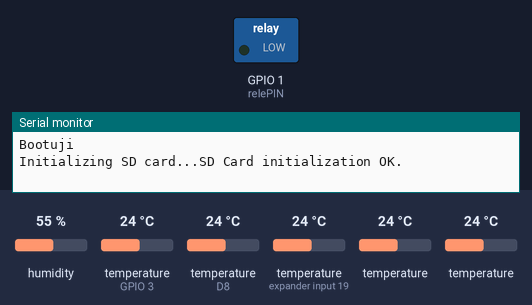
Bench run of a sketch on a simulated ESP8266 (Wemos D1 mini). On the bench: switched loads named in the sketch (green lamp = pin HIGH), the last lines printed to the serial monitor. The test bench sets the inputs (shaded band); at power-on: humidity 55 %, temperature (sensors on GPIO 3, D8, expander input 19) 24 °C, temperature 24 °C. WiFi joins after 1.5 s; servers stay silent unless stated; network time is answered at once with the bench clock; the local clock reads 2024-03-15 10:24:30 at power-on unless the sketch sets it; storage starts empty.

Above: at 0.1 s.
At 7.5 s:
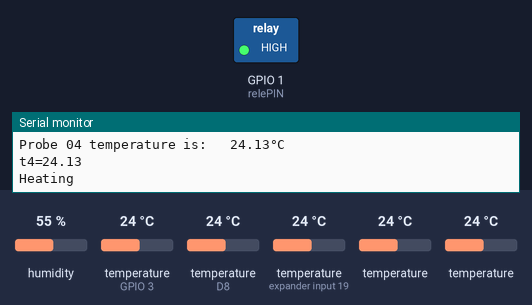
Timing chart, 0 to 9.0 s (numbered marks = the images above):
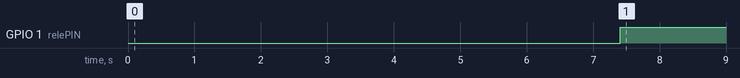

Measured:
- by itself, GPIO 1 (relePIN): LOW → HIGH at 7.4 s

The sketch:

iTRUBEC02.ino
```cpp
long lastJob1s = 0, lastJob5s = 0, lastJob30s = 0, lastJob1min = 0;
float maxtemp = 51, temp = 0, mintemp = 0, humidity = 0;
String record = "";
byte tsec, tmin, thour, tdayOfWeek, tdayOfMonth, tmonth, tyear;

#include <ESP8266WiFi.h>
#include <ESP8266mDNS.h>
#include <WiFiUdp.h>
#include <NTPClient.h>
#include <ArduinoOTA.h>
#include <Wire.h>
//#include <Adafruit_Sensor.h>
#include <DHT.h>
#include <DHT_U.h>
//#include <OneWire.h>
#include <DallasTemperature.h>
//#include <SPI.h>
#include <SD.h>

File myFile;
const int chipSelect = D2; // SD Card Reader CS

//Preferovaná WiFi
const char* ssid = "iTRUBEC";
const char* password = "1234567890";

// nastavení propojovacích pinů RTC modulu
/*WeMos D1    vodič   RTC DS3231 modul
  -----------------------------------
  GND         seda    GND
  VCC 5 V     bila    VCC 5 V
  D14/SDA/D4  fialova SDA
  D15/SCL/D3  modra   SCL
*/
//definice adresy sbernice modulu RTC
#define DS3231_I2C_ADDRESS 0x68

// A UDP instance to let us send and receive packets over UDP
WiFiUDP ntpUDP;

//definice pro NTP klienta (název, pool-serverů, offset-s, ipdate-interval-s)
NTPClient timeClient(ntpUDP, "europe.pool.ntp.org", 3600, 60000);

// nastavení propojovacích pinů Bluetooth
/*WeMOs D1    vodič   BlueTooth modul
  -----------------------------------
  GND         seda    GND
  VCC 5 V     bila    VCC 5 V
  D0 RX       fialova TXD
  D1 TX       modra   RXD
  D0 & D1 must be disconnected when uploading this code to the board!
*/


//Nastavení čidla DHT22
/*WeMOs D1    vodič   DHT22 AOSONG
  -----------------------------------
  GND         seda    - (vpravo)
  VCC 5 V     bila    + (vlevo)
  D9          hnědá   out (uprostřed)
*/
#define DHTtPIN D9
#define DHTtTYPE DHT22
DHT dht(DHTtPIN, DHTtTYPE);
//DHT_Unified dhtt(DHTtPIN, DHTtTYPE);

//Nastavení teplotních čidel DS18B20
#define ONE_WIRE_BUS_PIN D8 // onewire pro čidla na D8
OneWire oneWire(ONE_WIRE_BUS_PIN);
DallasTemperature sensors(&oneWire);
DeviceAddress Probe01 = { 0x28, 0xFF, 0x13, 0x43, 0xC4, 0x17, 0x04, 0x3C };
DeviceAddress Probe02 = { 0x28, 0xFF, 0x46, 0x58, 0xC4, 0x17, 0x05, 0x89 };
DeviceAddress Probe03 = { 0x28, 0xFF, 0x7C, 0x01, 0xC4, 0x17, 0x04, 0xA5 };
DeviceAddress Probe04 = { 0x28, 0xFF, 0x5F, 0x88, 0xC3, 0x17, 0x04, 0x23 };

//korekce teplotních čidel (experimentálně zjíštěno)
float Correction1 = 0;
float Correction2 = 0.13;
float Correction3 = 0;
float Correction4 = 0.13;
float CorrectionDHT = 0;
float topeni = 0;

//Nastavení Relé
#define relePIN D10

void setup() {
  Serial.begin(9600);
  Serial.println("Bootuji");
  Wire.begin();
  sensors.begin();
  timeClient.begin();
  dht.begin();

  Serial.print("Initializing SD card...");
  if (!SD.begin(chipSelect)) {
    Serial.println("SD Card initialization FAILED!");
    //return;
  } else {
    Serial.println("SD Card initialization OK.");
  }

  // nastavení přesnosti senzorů DS18B20 na 11 bitů (může být 9 - 12)
  sensors.setResolution(Probe01, 11);
  sensors.setResolution(Probe02, 11);
  sensors.setResolution(Probe03, 11);
  sensors.setResolution(Probe04, 11);

  pinMode(relePIN, OUTPUT);

  // Port defaults to 8266
  // ArduinoOTA.setPort(8266);

  // Hostname defaults to esp8266-[ChipID]
  ArduinoOTA.setHostname("iTRUBEC02");

  // No authentication by default
  ArduinoOTA.setPassword((const char *)"itubec");

  ArduinoOTA.onStart([]() {
    Serial.println("OTA aktualizace start");
  });
  ArduinoOTA.onEnd([]() {
    Serial.println("\nOTA aktualizace konec");
  });
  ArduinoOTA.onProgress([](unsigned int progress, unsigned int total) {
    Serial.printf("OTA postup aktualizace: %u%%\r", (progress / (total / 100)));
  });
  ArduinoOTA.onError([](ota_error_t error) {
    Serial.printf("OTA aktualizace - Chyba [%u]: ", error);
    if (error == OTA_AUTH_ERROR) Serial.println("chyba autentizace");
    else if (error == OTA_BEGIN_ERROR) Serial.println("chyba iniciace");
    else if (error == OTA_CONNECT_ERROR) Serial.println("chyba pripojeni");
    else if (error == OTA_RECEIVE_ERROR) Serial.println("chyba prijmu");
    else if (error == OTA_END_ERROR) Serial.println("chyba ukonceni");
  });
  ArduinoOTA.begin();
}

byte decToBcd(byte val) { // Convert normal decimal numbers to binary coded decimal
  return ( (val / 10 * 16) + (val % 10) );
}
byte bcdToDec(byte val) { // Convert binary coded decimal to normal decimal numbers
  return ( (val / 16 * 10) + (val % 16) );
}

void setDS3231time(byte second, byte minute, byte hour, byte dayOfWeek, byte dayOfMonth, byte month, byte year) {
  // sets time and date data to DS3231
  Wire.beginTransmission(DS3231_I2C_ADDRESS);
  Wire.write(0); // set next input to start at the seconds register
  Wire.write(decToBcd(second)); // set seconds
  Wire.write(decToBcd(minute)); // set minutes
  Wire.write(decToBcd(hour)); // set hours
  Wire.write(decToBcd(dayOfWeek)); // set day of week (1=Sunday, 7=Saturday)
  Wire.write(decToBcd(dayOfMonth)); // set date (1 to 31)
  Wire.write(decToBcd(month)); // set month
  Wire.write(decToBcd(year)); // set year (0 to 99)
  Wire.endTransmission();
}

void readDS3231time(byte *second, byte *minute, byte *hour, byte *dayOfWeek, byte *dayOfMonth, byte *month, byte *year) {
  Wire.beginTransmission(DS3231_I2C_ADDRESS);
  Wire.write(0); // set DS3231 register pointer to 00h
  Wire.endTransmission();
  Wire.requestFrom(DS3231_I2C_ADDRESS, 7);
  // request seven bytes of data from DS3231 starting from register 00h
  *second = bcdToDec(Wire.read() & 0x7f);
  *minute = bcdToDec(Wire.read());
  *hour = bcdToDec(Wire.read() & 0x3f);
  *dayOfWeek = bcdToDec(Wire.read());
  *dayOfMonth = bcdToDec(Wire.read());
  *month = bcdToDec(Wire.read());
  *year = bcdToDec(Wire.read());
}

void displayTime() {
  byte second, minute, hour, dayOfWeek, dayOfMonth, month, year;
  // retrieve data from DS3231
  readDS3231time(&second, &minute, &hour, &dayOfWeek, &dayOfMonth, &month, &year);
  // send it to the serial monitor
  Serial.print(String(hour, DEC));
  // convert the byte variable to a decimal number when displayed
  Serial.print(":");
  if (minute < 10) {
    Serial.print("0");
  }
  Serial.print(String(minute, DEC));
  Serial.print(":");
  if (second < 10) {
    Serial.print("0");
  }
  Serial.print(String(second, DEC));
  Serial.print(" ");
  Serial.print(String(dayOfMonth, DEC));
  Serial.print(".");
  Serial.print(String(month, DEC));
  Serial.print(".");
  Serial.print(String(year, DEC));
  Serial.print(" Den v tydnu: ");
  switch (dayOfWeek) {
    case 1:
      Serial.println("Nedele");
      break;
    case 2:
      Serial.println("Pondeli");
      break;
    case 3:
      Serial.println("Utery");
      break;
    case 4:
      Serial.println("Streda");
      break;
    case 5:
      Serial.println("Ctvrtek");
      break;
    case 6:
      Serial.println("Patek");
      break;
    case 7:
      Serial.println("Sobota");
      break;
  }
}

void AktualizujRTC() { //Zjistí přes NTP aktuální čas a aktualizuje RTC modul
  timeClient.setTimeOffset(adjustDstEurope());
  timeClient.update();
  /*Serial.println("-------------------------------");
    Serial.println(timeClient.getFormattedTime());
    Serial.println(timeClient.getFormattedDate());
    Serial.println(timeClient.getFullFormattedTime());
    Serial.println(timeClient.getDay());
    Serial.println(timeClient.getDate());
    Serial.println(timeClient.getMonth());
    Serial.println(timeClient.getYear());
    Serial.println("-------------------------------");*/
  int RTCseconds = (timeClient.getSeconds());
  int RTCminutes = (timeClient.getMinutes());
  int RTChours = (timeClient.getHours());
  int RTCday = (timeClient.getDay() + 1);
  //int RTCday = (floor((timeClient.getEpochTime()) / 86400) + 4) % 7;
  int RTCdate = (timeClient.getDate());
  int RTCmonth = (timeClient.getMonth());
  int RTCyear = (timeClient.getYear() - 2000);
  // DS3231      seconds, minutes hours, day, date, month, year
  setDS3231time(RTCseconds, RTCminutes, RTChours, RTCday, RTCdate, RTCmonth, RTCyear);
  //Serial.println("RTC cas aktualizovan pres NTP.");
}

int adjustDstEurope() //funkce na zohlednění česového posunu oproti UTC včetně případného letního času
{
  // last sunday of march
  int beginDSTDate =  (31 - (5 * timeClient.getYear() / 4 + 4) % 7);
  //Serial.println(beginDSTDate);
  int beginDSTMonth = 3;
  //last sunday of october
  int endDSTDate = (31 - (5 * timeClient.getYear() / 4 + 1) % 7);
  //Serial.println(endDSTDate);
  int endDSTMonth = 10;
  // DST is valid as:
  if (((timeClient.getMonth() > beginDSTMonth) && (timeClient.getMonth() < endDSTMonth))
      || ((timeClient.getMonth() == beginDSTMonth) && (timeClient.getDay() >= beginDSTDate))
      || ((timeClient.getMonth() == endDSTMonth) && (timeClient.getDay() <= endDSTDate)))
    return 7200;  // DST europe = utc +2 hour
  else return 3600; // nonDST europe = utc +1 hour
}

void ZkusPripojitWifi() { //pokudí se připojit k WiFi a v případě úspěchu aktualizute RTC
  Serial.println("Pokousim se pripojit k WiFi...");
  WiFi.mode(WIFI_STA);
  WiFi.begin(ssid, password);
  Serial.println("Pokus o pripojeni k WiFi....");
  delay(2500);

  if (WiFi.waitForConnectResult() != WL_CONNECTED) {
    Serial.println("Pripojeni k WiFi se nezdarilo! Zkusím se přípojit opět za minutu...");
  } else {
    Serial.print("Pripojeno k WiFi! IP adresa: ");
    Serial.println(WiFi.localIP().toString());
  }
}

void zjistiDHT22()
{
  // Get temperature event and print its value.
  //sensors_event_t eventt;
  //dhtt.temperature().getEvent(&eventt);
  float h = dht.readHumidity();
  // Read temperature as Celsius (the default)
  float t = dht.readTemperature();
  //if (isnan(eventt.temperature)) {
  //  Serial.println("Error reading temperature from DHT22!");
  //}
  if (isnan(h) || isnan(t)) {
    Serial.println("Failed to read from DHT sensor!");
  }
  // Get humidity event and print its value.
  //sensors_event_t eventh;
  //dhtt.humidity().getEvent(&eventh);
  //if (isnan(eventh.relative_humidity)) {
  //  Serial.println("Error reading humidity from DHT22!");
  //}
  Serial.print("DHT22 sensor: ");
  Serial.print("Temperature: ");
  if (topeni < t)
  {
    topeni = t;
  }
  Serial.print(String(t));
  temp = t;
  Serial.print(" °C, Humidity: ");
  Serial.print(String(h));
  humidity = h;
  Serial.println(" %");
  delay(170);
  Serial.print("t5=");
  Serial.println(String(t));
  delay(170);
  Serial.print("v1=");
  Serial.println(String(h));
  delay(170);
}

float myTemperature(DeviceAddress deviceAddress, float correction)
{
  float tempC = sensors.getTempC(deviceAddress);
  tempC = tempC + correction;
  if (topeni < tempC)  {
    topeni = tempC;
  }
  if (mintemp < tempC) {
    mintemp = tempC;
  }
  if (tempC == -127.00) {
    return (-200);
  }
  else {
    return (tempC);
  }
}

void loop() {
  if (WiFi.status() == WL_CONNECTED) {
    ArduinoOTA.handle();
  }
  //LOOP-BLOCK-1s-LOOP-BLOCK-1s-LOOP-BLOCK-1s-LOOP-BLOCK-1s-LOOP-BLOCK-1s-LOOP-BLOCK-1s-LOOP-BLOCK-1s-LOOP-BLOCK-1s-LOOP-BLOCK-1s-LOOP-BLOCK-1s-LOOP-BLOCK-1s-LOOP-BLOCK-1s
  if (millis() > (1000 + lastJob1s))
  {
    // kód vykonaný každou 1 vteřinu (1000 ms)

    lastJob1s = millis();
  }

  //LOOP-BLOCK-5s-LOOP-BLOCK-5s-LOOP-BLOCK-5s-LOOP-BLOCK-5s-LOOP-BLOCK-5s-LOOP-BLOCK-5s-LOOP-BLOCK-5s-LOOP-BLOCK-5s-LOOP-BLOCK-5s-LOOP-BLOCK-5s-LOOP-BLOCK-5s-LOOP-BLOCK-5s
  if (millis() > (5000 + lastJob5s))
  {
    // kód vykonaný každých 5 vteřin (5000 ms)

    topeni = -30;
    mintemp = -100;
    record = ""; //record to be stored to SD

    readDS3231time(&tsec, &tmin, &thour, &tdayOfWeek, &tdayOfMonth, &tmonth, &tyear);

    record = String(tdayOfMonth, DEC);
    record = record + ".";
    record = record + String(tmonth, DEC);
    record = record + ".";
    record = record + String(tyear, DEC);
    record = record + ";";

    if (thour < 10) {
      record = record + "0";
    }
    record = record + String(thour, DEC);
    record = record + ":";
    if (tmin < 10) {
      record = record + "0";
    }
    record = record + String(tmin, DEC);
    record = record + ":";
    if (tsec < 10) {
      record = record + "0";
    }
    record = record + String(tsec, DEC);
    record = record + ";";


    zjistiDHT22();
    sensors.requestTemperatures();

    Serial.print("Probe 01 temperature is:   ");
    Serial.print(myTemperature(Probe01, Correction1));
    Serial.println("°C");
    delay(170);
    Serial.print("t1=");
    Serial.println(myTemperature(Probe01, Correction1));
    delay(180);
    record = record + String(myTemperature(Probe01, Correction1));
    record = record + ";";

    Serial.print("Probe 02 temperature is:   ");
    Serial.print(myTemperature(Probe02, Correction2));
    Serial.println("°C");
    delay(170);
    Serial.print("t2=");
    Serial.println(myTemperature(Probe02, Correction2));
    delay(170);
    record = record + String(myTemperature(Probe02, Correction2));
    record = record + ";";

    Serial.print("Probe 03 temperature is:   ");
    Serial.print(myTemperature(Probe03, Correction3));
    Serial.println("°C");
    delay(170);
    Serial.print("t3=");
    Serial.println(myTemperature(Probe03, Correction3));
    delay(170);
    record = record + String(myTemperature(Probe03, Correction3));
    record = record + ";";

    Serial.print("Probe 04 temperature is:   ");
    Serial.print(myTemperature(Probe04, Correction4));
    Serial.println("°C");
    delay(170);
    Serial.print("t4=");
    Serial.println(myTemperature(Probe04, Correction4));
    delay(170);
    record = record + String(myTemperature(Probe04, Correction4));
    record = record + ";";

    record = record + String(temp);
    record = record + ";";
    record = record + String(humidity);
    record = record + ";";


    if (topeni < maxtemp && mintemp > -30) {
      digitalWrite(relePIN, HIGH);
      Serial.println("Heating");
      record = record + "Y";
    }
    else {
      digitalWrite(relePIN, LOW);
      Serial.println("Monitoring");
      record = record + "N";
    }

    //Serial.println(record);

    lastJob5s = millis();
  }

  //LOOP-BLOCK-30s-LOOP-BLOCK-30s-LOOP-BLOCK-30s-LOOP-BLOCK-30s-LOOP-BLOCK-30s-LOOP-BLOCK-30s-LOOP-BLOCK-30s-LOOP-BLOCK-30s-LOOP-BLOCK-30s-LOOP-BLOCK-30s-LOOP-BLOCK-30s-
  if (millis() > (30000 + lastJob30s))
  {
    // kód vykonaný každých 30 vteřin (30000 ms)
    //AktualizujRTC();
    Serial.println("-------------------------------------");
    displayTime();
    Serial.println("-------------------------------------");

    // open the file. note that only one file can be open at a time,
    // so you have to close this one before opening another.
    myFile = SD.open("itrubec.csv", FILE_WRITE);

    // if the file opened okay, write to it:
    if (myFile) {
      Serial.print("Writing log itrubec.csv on SD card... ");
      myFile.println(record);
      // close the file:
      myFile.close();
      Serial.println("Done OK.");
    } else {
      // if the file didn't open, print an error:
      Serial.println("Error opening itrubec.csv");
    }

    lastJob30s = millis();
  }

  //LOOP-BLOCK-1min-LOOP-BLOCK-1min-LOOP-BLOCK-1min-LOOP-BLOCK-1min-LOOP-BLOCK-1min-LOOP-BLOCK-1min-LOOP-BLOCK-1min-LOOP-BLOCK-1min-LOOP-BLOCK-1min-LOOP-BLOCK-1min
  if (millis() > (60000 + lastJob1min))
  {
    // kód vykonaný každou 1 minutu (60000 ms)
    // Pokusime se pripojit k WiFi
    if (WiFi.status() != WL_CONNECTED) {
      ZkusPripojitWifi();
      AktualizujRTC();
    } else {
      Serial.print("Pripojeno k WiFi na IP adrese: ");
      Serial.println(WiFi.localIP().toString());
      AktualizujRTC();
    }

    lastJob1min = millis();
  }

  //LOOP-BLOCK-LOOP-BLOCK-LOOP-BLOCK-LOOP-BLOCK-LOOP-BLOCK-LOOP-BLOCK-LOOP-BLOCK-LOOP-BLOCK-LOOP-BLOCK-LOOP-BLOCK-LOOP-BLOCK-LOOP-BLOCK-LOOP-BLOCK-LOOP-BLOCK-LOOP-BLOCK-
}
```
